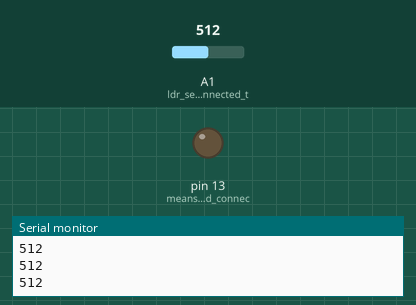
Recording of a sketch running on a simulated Arduino Uno, built with avr-gcc and run on an emulated ATmega328P. On the bench: output pins drawn as LEDs (lit = HIGH), the last lines printed to the serial monitor. Inputs (shaded band) come from the test bench; at power-on: A1 (ldr_sensor_is_connected_t) = 512.

Above: at 1.2 s.
1.3 s: A1 (ldr_sensor_is_connected_t) set to 410
2.8 s: A1 (ldr_sensor_is_connected_t) set to 388
At 3.8 s:
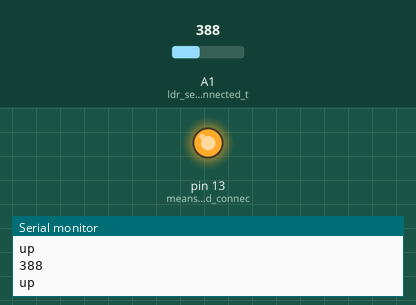
4.3 s: A1 (ldr_sensor_is_connected_t) set to 511
At 5.0 s:
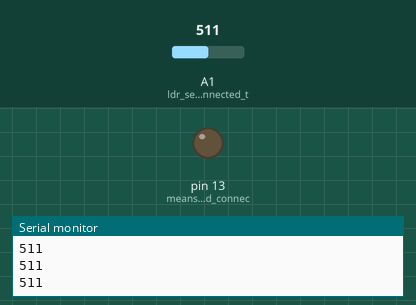
5.8 s: A1 (ldr_sensor_is_connected_t) set to 390
At 7.2 s:
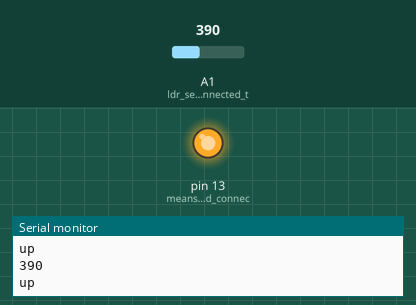
Timing chart, 0 to 8.3 s (numbered marks = the images above; inputs shaded):
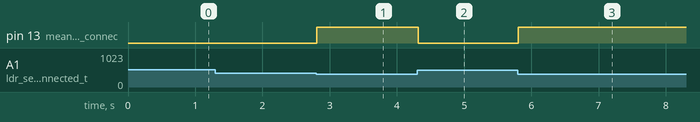

Measured:
- the behaviour switches between 401 and 400 on A1 (ldr_sensor_is_connected_t) (found by bisection; images 0 and 1)
- after the input at 2.8 s, pin 13 (means_led_on_board_connec): LOW → HIGH at once
- after the input at 4.3 s, pin 13 (means_led_on_board_connec): HIGH → LOW at once
- after the input at 5.8 s, pin 13 (means_led_on_board_connec): LOW → HIGH at once

The sketch:

arduino.ino
```cpp
int ldrValue=0;
int threshold=400; // Your threshold value may be different
void setup() {
  // put your setup code here, to run once:

  Serial.begin(9600);// Getting our serial monitor ready to be use by python3
  pinMode( LED_BUILTIN, OUTPUT); //  means led on board connected with digital pin 13
  pinMode(A1, INPUT); //  ldr sensor is connected to analog pin A1
}

void loop() {
  // put your main code here, to run repeatedly:
  ldrValue=analogRead(A1); // Takes values from ldr sensor
 Serial.println(ldrValue); // To check which value fits best depending on room light intensity you use this function by uncommenting it


  if(ldrValue> threshold)
  {
    digitalWrite(LED_BUILTIN ,LOW ); // So if ldrValue is greater than 400 threshold then do nothing led will be off

  }
  else
  {
     digitalWrite(LED_BUILTIN ,HIGH ); // Otherwise Turn led ON and Sent "up" command to python3 Thats all !
     Serial.println("up");
     delay(500);// you may have to change this value because delay was use to sent only one "up" command otherwise it will send multiple commands.
  }

}
```
